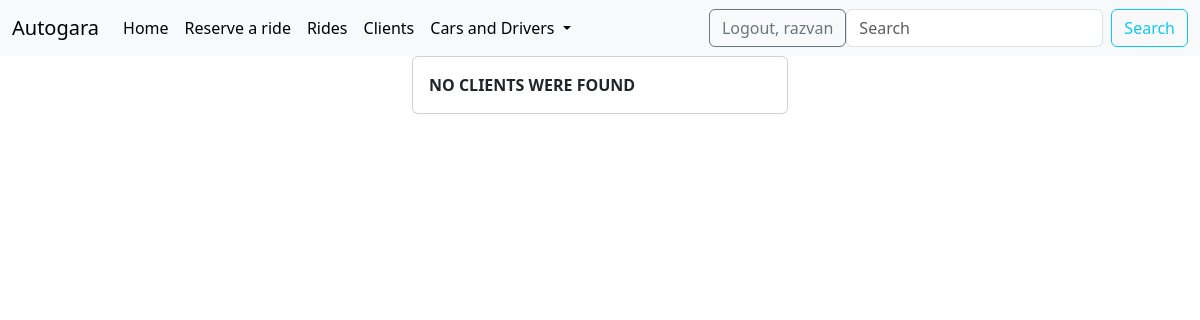
The app's page /list_of_clients/ (signed in), older data.
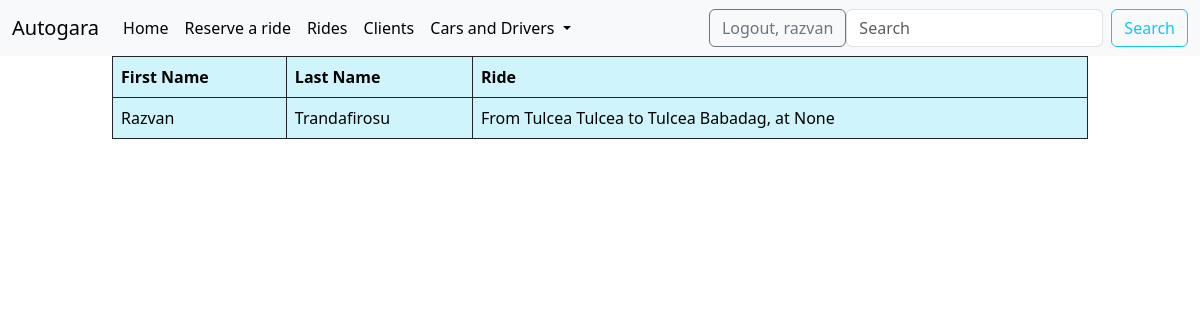
The same page, newer data.
### client/models.py (models this page shows, shortened)
class Client(models.Model):
    first_name = models.CharField(max_length=40)
    last_name = models.CharField(max_length=40)
    ride = models.ForeignKey(Ride, on_delete=models.CASCADE)

### ride/models.py (models this page shows)
class Ride(models.Model):
    starting_at = models.ForeignKey(StartLocation, on_delete=models.CASCADE)
    ending_at = models.ForeignKey(EndLocation, on_delete=models.CASCADE)
    driver = models.ForeignKey(Driver, on_delete=models.CASCADE)
    car = models.ForeignKey(Car, on_delete=models.CASCADE)
    ride_time = models.DateTimeField()
    price = models.IntegerField()
    def __str__(self):
        return f'From {self.starting_at} to {self.ending_at}, at {self.ride_time}'

### start_location/models.py (models this page shows)
class StartLocation(models.Model):
    city = models.CharField(max_length=30)
    region = models.CharField(max_length=30)
    district = models.CharField(max_length=30)
    address = map_fields.AddressField(max_length=200)
    geolocation = map_fields.GeoLocationField(max_length=200)
    def __str__(self):
        return f'{self.district} {self.city}'

### end_location/models.py (models this page shows)
class EndLocation(models.Model):
    city = models.CharField(max_length=30)
    region = models.CharField(max_length=30)
    district = models.CharField(max_length=30)
    address = map_fields.AddressField(max_length=200)
    geolocation = map_fields.GeoLocationField(max_length=200)
    def __str__(self):
        return f'{self.district} {self.city}'

### client/views.py (the view)
# urls.py: path('list_of_clients/', views.ClientListView.as_view(), name='list-of-clients'),
class ClientListView(LoginRequiredMixin, ListView):
    template_name = 'client/list_of_clients.html'
    model = Client
    context_object_name = 'all_clients'

### templates/client/list_of_clients.html (shortened to what this page needs)
{% extends 'base.html' %}
{% block content %}
    <div class="container-fluid">
        <div class="row">
            {% if all_clients %}
                <div class="col-md-10 offset-md-1">
                    <table class="table table-info table-hover table-bordered border-dark">
                        <thead>
                        <tr>
                            <th>First Name</th>
                            <th>Last Name</th>
                            <th>Ride</th>
                        </tr>
                        </thead>
                        <tbody>
                        {% for client in all_clients %}
                            <tr>
                                <td>{{ client.first_name }}</td>
                                <td>{{ client.last_name }}</td>
                                <td>{{ client.ride }}</td>
                            </tr>
                        {% endfor %}
                        </tbody>
                    </table>
                </div>
            {% else %}
                <div class="col-md-4 offset-md-4">
                    <div class="card">
                        <div class="card-body">
                            <b>NO CLIENTS WERE FOUND</b>
                        </div>
                    </div>
                </div>
            {% endif %}
        </div>
    </div>
{% endblock %}

Row changes from the older to the newer data that the page shows:
added Client: first_name "Razvan", last_name "Trandafirosu", ride "From Tulcea Tulcea to Tulcea Babadag, at None"
Text that changed along with them:
text no longer shown: "NO CLIENTS WERE FOUND"
text now shown: "First Name Last Name Ride"
